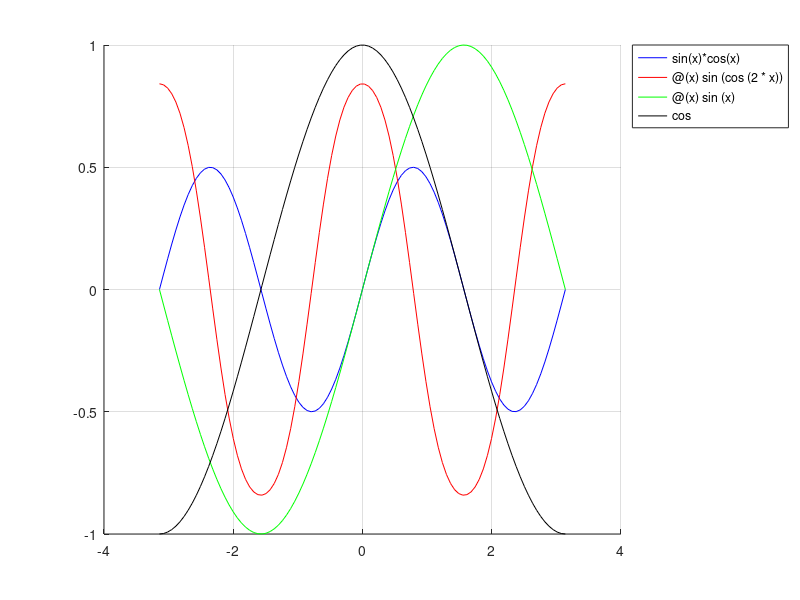

The MATLAB script that drew this image:
clear all;clc
warning off all
n=4;m=100;x=linspace(-pi,pi,m);
#------------------------------
f=cell(1,n);
f{1}=inline('sin(x).*cos(x)');
f{2}=@(x) sin(cos(2*x)); #Funcion anonima
f{3}=str2func('@(x) sin(x)');
f{4}=@cos;
#Creo que son 4 formas distintas de crear una funcion
#---(Hace lo mismo que lo de arriba)
#f=(inline('sin(x).*cos(x)'),@(x) sin(cos(2*x)), str2func('@(x) sin(x)'),@cos);
#------------------------------
#Congela la grafica, no borra lo anterior
c={'b','r','g','k'};
label=cell(1,n);label{1}='sin(x)*cos(x)';
for i=2:n; label{i}=func2str(f{i}); end
clf;hold on
for i=1:n
    y=feval(f{i},x);
    #y=f{i}(x);
    plot(x,y,c{i})
end
grid on
legend(label,'location','bestoutside')
